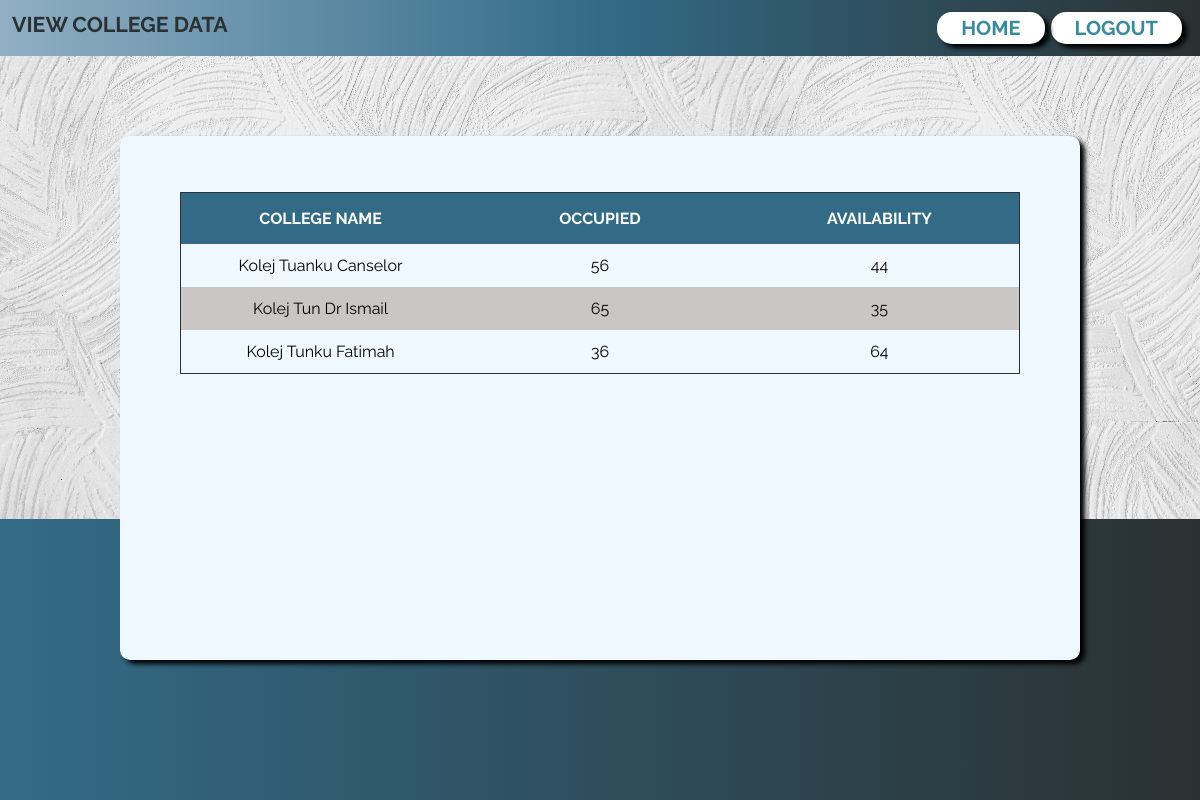
Page /View/view_college.php (signed in) on the committed database.
### tables this page shows
CREATE TABLE `college` (
  `collegeName` varchar(30) NOT NULL,
  `occupied` int(2) DEFAULT NULL,
  `availability` int(2) DEFAULT NULL
);

### View/view_college.php (the view, shortened to what this page needs)
<html>
<head><title>Viewing College Data</title><head>
<link rel="stylesheet" href="../style-main.css">
<body>
<div class="container-main">
	<div class="header">
    	<ul>
			<li>View College Data</li>
			<li style="float:right"><a href="../Start/logout.php" class="btn">LOGOUT</a></li>
			<li style="float:right"><a href="../Start/main.php" class="btn">home</a></li>
	  	</ul>
	</div>
  	<div class="footer"></div>
	<?php
	    require("../Database/config.php");
	    $sql = "SELECT * FROM College";
		$result = mysqli_query($conn, $sql);
		if (mysqli_num_rows($result) > 0) {
	?>
	<div class="view-table">
	<table class="table">
		<tr>
			<th>College Name</th>
			<th>Occupied</th>
			<th>Availability</th>
	 	</tr>
		<?php
		while($rows = mysqli_fetch_assoc($result)) {
		?>
	     <tr>
			<td><?php echo $rows['collegeName']; ?></td>
			<td><?php echo $rows['occupied']; ?></td>
			<td><?php echo $rows['availability']; ?></td>
		</tr>
	<?php }
			}
		else {
			echo "<h3>There are no records to show</h3>";
			}
	   ?>
	</table>
	</div>
</div>
</body>
</head>

### style-main.css (style rules this page uses)
body { margin: 0; min-height: 100vh; text-align: center; }
.container-main { display: grid; grid-template-columns: 0.6fr 1.2fr 1.2fr 1.2fr 1.2fr 0.6fr; grid-template-rows: 0.4fr 2.3fr 1fr 1fr 1fr; grid-auto-flow: row; width: 100%; height: 100%; }
.header { grid-area: 1 / 1 / 2 / 7; background:linear-gradient(to right,#90AFC5,#336B87,#2A3132); }
ul { list-style-type: none; margin: 0.5vh; padding: 1vh; overflow: hidden; color: #2A3132; font-family: 'Raleway', sans-serif; }
li { float: left; font-size: 2.67vh; text-transform: uppercase; font-weight: bold; }
li a { margin-right: 0.5vw; }
.footer { grid-area: 4 / 1 / 6 / 7; background:linear-gradient(to right,#336B87 ,#2A3132 ); }
.btn { box-shadow:5px 4px 5px 0px black; background-color:white; border-radius:15px; display:inline-block; cursor:pointer; color:#3a8a9e; font-size: 2.5vh; padding:0.5vh 2vw; text-decoration:none; text-transform: uppercase; font-family:'Raleway', sans-serif ; }
.view-table { grid-area: 2 / 2 / 5 / 6; background-color: aliceblue; margin-top: 10vh; padding: 2vh 5vw 10vh 5vw; border-radius: 10px; box-shadow:5px 4px 5px 0px black; font-family: 'Raleway', sans-serif; font-size: 3vh; overflow: auto; }
.table { width: 100%; margin-top: 5vh; border-collapse: collapse; table-layout: fixed; border-radius: 20px; border: 1px solid #2A3132; }
.table td { text-align: center; padding: 1.5vh; overflow: auto; }
.table th { background-color:#336B87; color: white; font-weight: bold; padding: 2vh; text-transform: uppercase; }
.table tr:nth-child(odd) { background-color: #cac6c6; }

### rows in the picture
college: collegeName "Kolej Tuanku Canselor", occupied "56", availability "44"
college: collegeName "Kolej Tun Dr Ismail", occupied "65", availability "35"
college: collegeName "Kolej Tunku Fatimah", occupied "36", availability "64"
